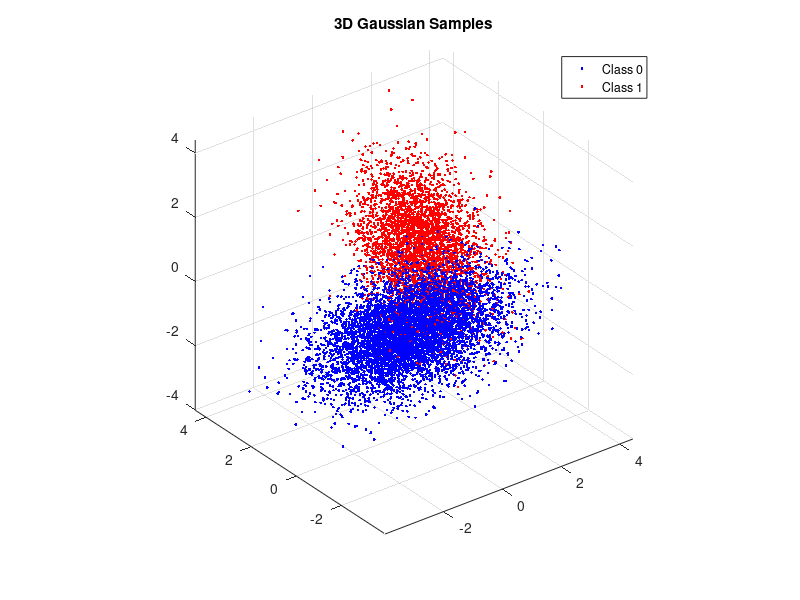

This figure's MATLAB source: (Note: this script raises an error after producing the figure.)
%% EECE5644 Assignment 1 - Question 1 
% ERM Classification with True Data Distribution

clear all; close all; clc;

%% Data Generation
N = 10000; p0 = 0.65; p1 = 0.35;
u = rand(1,N) >= p0; N0 = sum(u==0); N1 = sum(u==1);

mu0 = [-1/2; -1/2; -1/2];
Sigma0 = [1,-0.5,0.3; -0.5,1,-0.5; 0.3,-0.5,1];
r0 = mvnrnd(mu0, Sigma0, N0);

figure(1);
plot3(r0(:,1), r0(:,2), r0(:,3), '.b'); axis equal; hold on;

mu1 = [1;1;1];
Sigma1 = [1,0.3,-0.2; 0.3,1,0.3; -0.2,0.3,1];
r1 = mvnrnd(mu1, Sigma1, N1);

plot3(r1(:,1), r1(:,2), r1(:,3), '.r'); axis equal; hold on;
title('3D Gaussian Samples'); legend('Class 0','Class 1');
grid on;
saveas(gcf, 'gaussian_classes.png');

%% Prepare data for classification
x = [r0; r1]';  % Transpose to get 3xN matrix
true_labels = [zeros(N0,1); ones(N1,1)];

%% Part A: ERM Classification with True Distributions
[min_error_A, optimal_gamma_A, optimal_TPR_A, optimal_FPR_A, FPR_A, TPR_A, P_error_A, gamma_values_A] = ...
    run_classification(x, true_labels, mu0, Sigma0, mu1, Sigma1, p0, p1, 'Part A: ERM with True Distributions');

%% Part B: Naive Bayes with Model Mismatch
Sigma0_naive = eye(3);  
Sigma1_naive = eye(3);

[min_error_B, optimal_gamma_B, optimal_TPR_B, optimal_FPR_B, FPR_B, TPR_B, P_error_B, gamma_values_B] = ...
    run_classification(x, true_labels, mu0, Sigma0_naive, mu1, Sigma1_naive, p0, p1, 'Part B: Naive Bayes with Model Mismatch');


%% Comparison and Analysis
fprintf('\n=== Performance Comparison ===\n');
fprintf('Parameter        | Part A (Optimal) | Part B (Naive Bayes) | Change\n');
fprintf('-----------------|------------------|----------------------|--------\n');
fprintf('Min P(error)     | %.4f           | %.4f               | +%.4f\n', ...
    min_error_A, min_error_B, min_error_B - min_error_A);
fprintf('Optimal γ        | %.4f           | %.4f               | %+.4f\n', ...
    optimal_gamma_A, optimal_gamma_B, optimal_gamma_B - optimal_gamma_A);
fprintf('FPR at optimal   | %.4f           | %.4f               | %+.4f\n', ...
    optimal_FPR_A, optimal_FPR_B, optimal_FPR_B - optimal_FPR_A);
fprintf('TPR at optimal   | %.4f           | %.4f               | %+.4f\n', ...
    optimal_TPR_A, optimal_TPR_B, optimal_TPR_B - optimal_TPR_A);



%% Part C: Fisher LDA Classification

fprintf('\n\n=== Part C: Fisher LDA Classification ===\n');
[w_LDA, y_LDA, mu0_hat, mu1_hat, Sigma0_hat, Sigma1_hat] = fisher_lda(x, true_labels);
fprintf('Class 0 sample mean: [%.3f, %.3f, %.3f]\n', mu0_hat);
fprintf('Class 1 sample mean: [%.3f, %.3f, %.3f]\n', mu1_hat);
fprintf('LDA projection vector: [%.3f, %.3f, %.3f]\n', w_LDA);
fprintf('Projected scores: Class 0 mean = %.3f, Class 1 mean = %.3f\n', ...
    mean(y_LDA(true_labels == 0)), mean(y_LDA(true_labels == 1)));

%% Generate ROC curve for LDA using projected scores
min_score = min(y_LDA);
max_score = max(y_LDA);
tau_values = linspace(min_score, max_score, 1000); 

TPR_LDA = zeros(size(tau_values));
FPR_LDA = zeros(size(tau_values));
P_error_LDA = zeros(size(tau_values));

for i = 1:length(tau_values)
    tau = tau_values(i);
    decisions = y_LDA > tau; 
    TP = sum(decisions(true_labels == 1) == 1);
    FP = sum(decisions(true_labels == 0) == 1);
    TPR_LDA(i) = TP / N1;
    FPR_LDA(i) = FP / N0;
    P_error_LDA(i) = (FPR_LDA(i) * p0) + ((1 - TPR_LDA(i)) * p1);
end

% Find minimum error for LDA
[min_error_C, min_idx_C] = min(P_error_LDA);
optimal_tau = tau_values(min_idx_C);
optimal_TPR_C = TPR_LDA(min_idx_C);
optimal_FPR_C = FPR_LDA(min_idx_C);

%% Part C Results
fprintf('\nPart C Results (Fisher LDA):\n');
fprintf('Optimal threshold τ: %.4f\n', optimal_tau);
fprintf('Minimum P(error): %.4f\n', min_error_C);
fprintf('Operating point: (FPR, TPR) = (%.4f, %.4f)\n', optimal_FPR_C, optimal_TPR_C);

%% Comprehensive Comparison
fprintf('\n=== Comprehensive Performance Comparison ===\n');
fprintf('Classifier         | Min P(error) | Optimal Threshold | (FPR, TPR)\n');
fprintf('-------------------|--------------|-------------------|------------\n');
fprintf('Part A: Optimal    | %.4f      | γ = %.4f       | (%.3f, %.3f)\n', ...
    min_error_A, optimal_gamma_A, optimal_FPR_A, optimal_TPR_A);
fprintf('Part B: Naive Bayes| %.4f      | γ = %.4f       | (%.3f, %.3f)\n', ...
    min_error_B, optimal_gamma_B, optimal_FPR_B, optimal_TPR_B);
fprintf('Part C: Fisher LDA | %.4f      | τ = %.4f       | (%.3f, %.3f)\n', ...
    min_error_C, optimal_tau, optimal_FPR_C, optimal_TPR_C);


%% Plots
% Part A: Optimal ERM ROC Curve
figure(2);
plot(FPR_A, TPR_A, 'b-', 'LineWidth', 2);
hold on;
plot(optimal_FPR_A, optimal_TPR_A, 'ro', 'MarkerSize', 10, 'MarkerFaceColor', 'red', 'LineWidth', 2);
plot([0,1], [0,1], 'k--', 'LineWidth', 1);
xlabel('False Positive Rate (P(D=1|L=0))');
ylabel('True Positive Rate (P(D=1|L=1))'); 
title('Part A: Optimal ERM ROC Curve');
legend('ROC Curve', 'Minimum P(error) Point', 'Random Classifier', 'Location', 'southeast');
grid on;
axis equal;
xlim([0 1]); ylim([0 1]);
saveas(gcf, 'partA_ROC.png');

% Part B: Naive Bayes ROC Curve
figure(3);
plot(FPR_B, TPR_B, 'r-', 'LineWidth', 2);
hold on;
plot(optimal_FPR_B, optimal_TPR_B, 'ro', 'MarkerSize', 10, 'MarkerFaceColor', 'red', 'LineWidth', 2);
plot([0,1], [0,1], 'k--', 'LineWidth', 1);
xlabel('False Positive Rate (P(D=1|L=0))');
ylabel('True Positive Rate (P(D=1|L=1))'); 
title('Part B: Naive Bayes ROC Curve');
legend('ROC Curve', 'Minimum P(error) Point', 'Random Classifier', 'Location', 'southeast');
grid on;
axis equal;
xlim([0 1]); ylim([0 1]);
saveas(gcf, 'partB_ROC.png');

% Part C: Fisher LDA ROC Curve
figure(4);
plot(FPR_LDA, TPR_LDA, 'g-', 'LineWidth', 2);
hold on;
plot(optimal_FPR_C, optimal_TPR_C, 'ro', 'MarkerSize', 10, 'MarkerFaceColor', 'red', 'LineWidth', 2);
plot([0,1], [0,1], 'k--', 'LineWidth', 1);
xlabel('False Positive Rate (P(D=1|L=0))');
ylabel('True Positive Rate (P(D=1|L=1))'); 
title('Part C: Fisher LDA ROC Curve');
legend('ROC Curve', 'Minimum P(error) Point', 'Random Classifier', 'Location', 'southeast');
grid on;
axis equal;
xlim([0 1]); ylim([0 1]);
saveas(gcf, 'partC_ROC.png');

% Plot: All ROC Curve Comparison
figure(5);
plot(FPR_A, TPR_A, 'b-', 'LineWidth', 2); hold on;
plot(FPR_B, TPR_B, 'r-', 'LineWidth', 2);
plot(FPR_LDA, TPR_LDA, 'g-', 'LineWidth', 2);
plot(optimal_FPR_A, optimal_TPR_A, 'bo', 'MarkerSize', 10, 'MarkerFaceColor', 'blue');
plot(optimal_FPR_B, optimal_TPR_B, 'ro', 'MarkerSize', 10, 'MarkerFaceColor', 'red');
plot(optimal_FPR_C, optimal_TPR_C, 'go', 'MarkerSize', 10, 'MarkerFaceColor', 'green');
plot([0,1], [0,1], 'k--', 'LineWidth', 1);
xlabel('False Positive Rate (P(D=1|L=0))');
ylabel('True Positive Rate (P(D=1|L=1))'); 
title('ROC Curve Comparison: All Three Classifiers');
legend('Part A: Optimal ERM', 'Part B: Naive Bayes', 'Part C: Fisher LDA', ...
       'Part A Min Error', 'Part B Min Error', 'Part C Min Error', ...
       'Random Classifier', 'Location', 'southeast');
grid on;
saveas(gcf, 'partC_ROC_comparison_all.png');

% Plot: Data Projection (Visualize LDA Projection)
figure(6);
subplot(2,1,1);
histogram(y_LDA(true_labels == 0), 50, 'FaceColor', 'blue', 'FaceAlpha', 0.6); hold on;
histogram(y_LDA(true_labels == 1), 50, 'FaceColor', 'red', 'FaceAlpha', 0.6);
xline(optimal_tau, 'k--', 'LineWidth', 2, 'Label', 'Optimal Threshold');
xlabel('Projected Score y');
ylabel('Count');
title('LDA Projection: Class Distributions on Optimal Direction');
legend('Class 0', 'Class 1', 'Optimal Threshold');
grid on;

% Plot the LDA projection vector in 3D
subplot(2,1,2);
w_vis = w_LDA / norm(w_LDA) * 2; % Normalize
quiver3(0, 0, 0, w_vis(1), w_vis(2), w_vis(3), 'k', 'LineWidth', 3, 'MaxHeadSize', 1);
hold on;
plot3(x(1, true_labels == 0), x(2, true_labels == 0), x(3, true_labels == 0), '.b', 'MarkerSize', 1);
plot3(x(1, true_labels == 1), x(2, true_labels == 1), x(3, true_labels == 1), '.r', 'MarkerSize', 1);
xlabel('x_1'); ylabel('x_2'); zlabel('x_3');
title('3D Data with LDA Projection Direction');
legend('LDA Projection Vector w', 'Class 0', 'Class 1');
grid on; axis equal;
saveas(gcf, 'partC_LDA_projection.png');

%Part A&B comparison
figure(7); 
plot(FPR_A, TPR_A, 'b-', 'LineWidth', 2); hold on;
plot(FPR_B, TPR_B, 'r-', 'LineWidth', 2);
plot(optimal_FPR_A, optimal_TPR_A, 'bo', 'MarkerSize', 10, 'MarkerFaceColor', 'blue');
plot(optimal_FPR_B, optimal_TPR_B, 'ro', 'MarkerSize', 10, 'MarkerFaceColor', 'red');
plot([0,1], [0,1], 'k--');
xlabel('False Positive Rate (P(D=1|L=0))'); ylabel('True Positive Rate (P(D=1|L=1))'); 
title('ROC Curve Comparison: Part A vs Part B');
legend('Part A: Optimal ERM', 'Part B: Naive Bayes', 'Part A Min Error', 'Part B Min Error', 'Random Classifier', 'Location', 'southeast');
grid on;
saveas(gcf, 'partAB_ROC_comparison.png');


% P(error) vs τ for Part C
figure(8);
plot(tau_values, P_error_LDA, 'g-', 'LineWidth', 2);
hold on; plot(optimal_tau, min_error_C, 'go', 'MarkerSize', 8, 'MarkerFaceColor', 'green');
xlabel('Threshold τ'); ylabel('Probability of Error P(error)');
title('Part C: P(error) vs LDA Threshold τ'); grid on;
saveas(gcf, 'partC_error_vs_tau.png');

%% LDA projection histograms
figure(9);
histogram(y_LDA(true_labels == 0), 50, 'FaceColor', 'blue', 'FaceAlpha', 0.6, 'EdgeAlpha', 0.3);
hold on;
histogram(y_LDA(true_labels == 1), 50, 'FaceColor', 'red', 'FaceAlpha', 0.6, 'EdgeAlpha', 0.3);
xline(optimal_tau, 'k--', 'LineWidth', 2, 'Label', 'Optimal Threshold');
xlabel('Projected Score y'); ylabel('Count');
title('LDA Projection: Class Distributions');
legend('Class 0', 'Class 1', 'Optimal Threshold'); grid on;
saveas(gcf, 'partC_LDA_histograms.png');


%% Gaussian PDF Function
function g = evalGaussian(x, mu, Sigma)
    [n,N] = size(x);
    C = ((2*pi)^n * det(Sigma))^(-1/2);
    E = -0.5*sum((x-repmat(mu,1,N)).*(inv(Sigma)*(x-repmat(mu,1,N))),1);
    g = C*exp(E);
end

%% Fisher LDA Function
function [w_LDA, y_LDA, mu0_hat, mu1_hat, Sigma0_hat, Sigma1_hat] = fisher_lda(x, true_labels)
    x0 = x(:, true_labels == 0);
    x1 = x(:, true_labels == 1);
    mu0_hat = mean(x0, 2);
    mu1_hat = mean(x1, 2);
    Sigma0_hat = cov(x0');
    Sigma1_hat = cov(x1');
    
    % Calculate scatter matrices
    Sb = (mu0_hat - mu1_hat) * (mu0_hat - mu1_hat)';  
    Sw = Sigma0_hat + Sigma1_hat;                     
    
    % Solve generalized eigenvalue problem
    [V, D] = eig(inv(Sw) * Sb);
    [~, ind] = sort(diag(D), 'descend');
    w_LDA = V(:, ind(1));
    
    % Project all data onto LDA direction
    y_LDA = w_LDA' * x;
    
    % Ensure class 1 has higher projected values on average
    if mean(y_LDA(true_labels == 1)) < mean(y_LDA(true_labels == 0))
        w_LDA = -w_LDA;
        y_LDA = -y_LDA;
    end
end

%% Classification Function 
function [min_error, optimal_gamma, optimal_TPR, optimal_FPR, FPR, TPR, P_error, gamma_values] = ...
         run_classification(x, true_labels, mu0, Sigma0, mu1, Sigma1, p0, p1, description)
    
    fprintf('\n=== %s ===\n', description);
    
    % Calculate likelihoods
    likelihood_L0 = evalGaussian(x, mu0, Sigma0);
    likelihood_L1 = evalGaussian(x, mu1, Sigma1);
    LR = likelihood_L1 ./ likelihood_L0;
    
    % Determine threshold range based on LR values
    min_LR = min(LR);
    max_LR = max(LR);
    
    % Use threshold range that covers the LR range with margin
    gamma_values = logspace(log10(min_LR*0.1), log10(max_LR*10), 1000);
    
    TPR = zeros(size(gamma_values));
    FPR = zeros(size(gamma_values));
    P_error = zeros(size(gamma_values));
    
    N0 = sum(true_labels == 0);
    N1 = sum(true_labels == 1);
    
    for i = 1:length(gamma_values)
        gamma = gamma_values(i);
        decisions = LR > gamma;
        TP = sum(decisions(true_labels == 1) == 1);
        FP = sum(decisions(true_labels == 0) == 1);
        TPR(i) = TP / N1;
        FPR(i) = FP / N0;
        P_error(i) = (FPR(i) * p0) + ((1 - TPR(i)) * p1);
    end
    
    [min_error, min_idx] = min(P_error);
    optimal_gamma = gamma_values(min_idx);
    optimal_TPR = TPR(min_idx);
    optimal_FPR = FPR(min_idx);
    
    % Display results
    gamma_theoretical = p0 / p1;
    fprintf('Theoretical γ: %.4f, Empirical γ: %.4f\n', gamma_theoretical, optimal_gamma);
    fprintf('Minimum P(error): %.4f\n', min_error);
    fprintf('Operating point: (FPR, TPR) = (%.4f, %.4f)\n', optimal_FPR, optimal_TPR);
end
